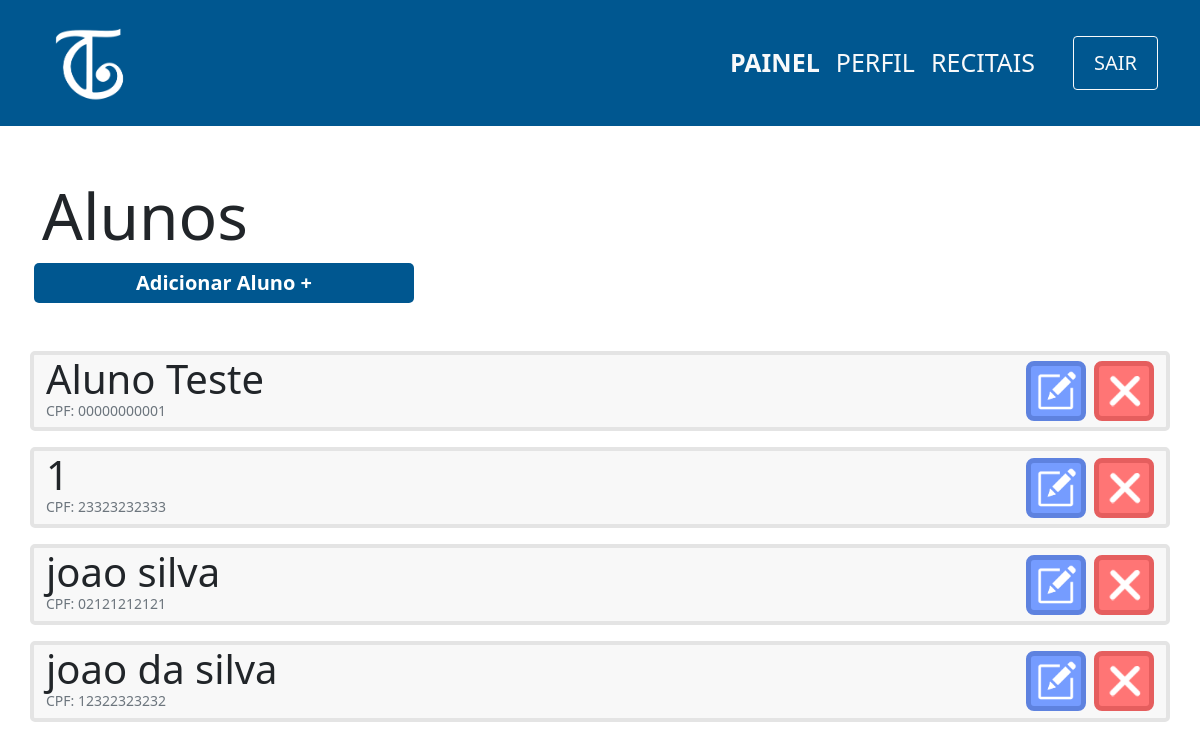
Page /view/aluno/index.php (signed in) on the earlier database version.
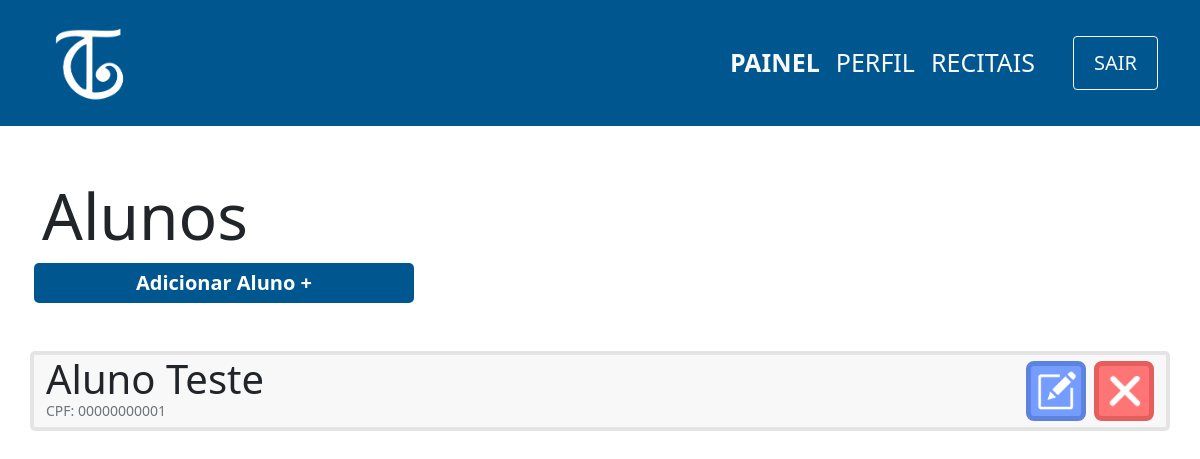
Same page on the later database version.
### tables this page shows
CREATE TABLE aluno(
                id INTEGER PRIMARY KEY,
                cpf varchar(11) not null,
                nome varchar(100) not null,
                username varchar(100) UNIQUE not null,
                responsavel varchar(100),
                data_nasc date not null,
                senha varchar(100) not null,
                email varchar(100) UNIQUE not null                    
            );

### controller/aluno/index.php (called while the page is built)
<?php
    require '../../db/connection.php';
    try {
        $sql=$db->prepare('SELECT nome,id,cpf FROM aluno');
        $sql->execute();
        $alunos=$sql->fetchAll(PDO::FETCH_ASSOC);
    } catch (PDOException $e) {
        echo 'Erro ao executar comando no banco de dados: ' . $e->getMessage();
        exit();
    }

### view/aluno/index.php (the view, shortened to what this page needs)
<?php
    include '../../layouts/navbar.php';
    include '../../controller/aluno/index.php';
?>
<div class="container">
    <div class="row mt-5">
        <h1 class="mt-1 display-3">Alunos</h1>
        <span class="btn-principal col-md-4 col-sm-12 mx-1 text-center mb-5" onclick="location.href='cadastro.php'">
            <a href="cadastro.php">Adicionar Aluno +</a>
        </span>
        <?php
            foreach($alunos as $aluno){
                echo'
                    <div class="col-12 card d-flex flex-row mb-3 justify-content-between">
                        <div class="d-flex flex-column">
                            <p class="m-0 display-6">'.$aluno['nome'].'
                            </p>
                            <p class="m-0 text-muted display-3 mb-2" style="font-size:14px">CPF:
                                '.$aluno['cpf'].'
                            </p>
                        </div>
                        <div class="d-flex align-items-center">
                            <button onclick="location.href=\'edit.php?id='.$aluno['id'].'\';" class="btn-editar mx-2">
                                <img src="../../images/edit-icon.png" width=40px>
                            </button>
                            <button onclick="location.href=\'../../controller/aluno/delete.php?id='.$aluno['id'].'\';" class="btn-remover">
                                <img src="../../images/delete-icon.png" width=40px>
                            </button>
                        </div>
                    </div>';
            }
        ?>
    </div>
</div>

### layouts/header.php (shortened to what this page needs)
<?php
    echo'   <!doctype html>
    <html lang="pt-br">
      <head>
        <meta charset="utf-8">
        <meta name="viewport" content="width=device-width, initial-scale=1">
        <link href="https://cdn.jsdelivr.net/npm/bootstrap@5.1.3/dist/css/bootstrap.min.css" rel="stylesheet">
        <script src="https://cdn.jsdelivr.net/npm/bootstrap@5.1.3/dist/js/bootstrap.bundle.min.js"></script>
        <link href="http://fonts.googleapis.com/css?family=Roboto" rel="stylesheet" type="text/css">
        <link href="../../css/style.css" rel="stylesheet" type="text/css">
        <title>Toque Cultural</title>
    </head>
    <style>
        .azul-cultural{
            background-color: #005790;
        }
        .nav-link{
            font-size: 25px;
            font-weight: 300;
        }
        .nav-link:hover{
            text-decoration: underline;
            background-color: #004a7c;
        }
        .active{
            font-weight: 600 !important;
        }
    </style>
    <body>';
?>

### layouts/navbar.php (shortened to what this page needs)
<?php
    include 'header.php';
    echo('
    <nav class="navbar navbar-expand-lg navbar-light azul-cultural">
        <div class="container d-flex flex-md-row flex-sm-column">
            <a class="navbar-brand" href="#"><img src="../../images/logo-2-branco.png" width="100px"></a>
            <div class="justify-content-md-right justify-content-sm-center">
                <button class="navbar-toggler text-white" type="btn-secundario" data-bs-toggle="collapse" data-bs-target="#navbarSupportedContent" aria-controls="navbarSupportedContent" aria-expanded="false" aria-label="Toggle navigation">
                    <span class="navbar-toggler-icon"></span>
                </button>
                <div class="collapse navbar-collapse align-right" id="navbarSupportedContent">
                    <ul class="navbar-nav mr-auto mt-2 mt-lg-0">');
                    if($_SESSION['Acesso']=='adm'){
                        echo('
                        <li class="nav-item">
                            <a class="nav-link text-light" href="../adm/painel.php" id="nav-painel">PAINEL</a>
                        </li>
                        ');
                    }
                    echo('
                        <li class="nav-item">
                            <a class="nav-link text-light" href="../../rotas/perfil.php" id="nav-perfil">PERFIL</a>
                        </li>
                        <li class="nav-item" style="margin-right: 30px;">
                            <a class="nav-link text-light" href="#" id="nav-recitais">RECITAIS</a>
                        </li>
                        <form action="../../controller/login/logout.php" method="POST">
                            <input type="submit" class="btn btn-outline-light mt-auto " style="font-size: 20px; height: 100%; padding: 0px 20px;" value="SAIR">
                        </form>
                    </ul>
                </div>
            </div>
        </div>
      </nav>
      ');
?>

### css/style.css (style rules this page uses)
a { text-decoration: none; color:white; }
.btn-principal { background-color: #005790; color:white; padding: 5px 25px; font-weight: 600; font-size:20px; border:none; border-radius:5px; cursor: pointer; text-decoration: none; }
.card { background-color:#F8F8F8; border: 4px solid #E4E4E4; border-radius: 5px; }
.btn-editar { background-color:#759CFF; border: 5px solid #5E82DF; color:white; border-radius:8px; width:60px; height:60px; cursor: pointer; }
.btn-remover { background-color:#FF7575; border: 5px solid #E55E5E; color:white; border-radius:8px; width:60px; height:60px; cursor: pointer; }

### layouts/header.php (style rules this page uses)
.azul-cultural { background-color: #005790; }
.nav-link { font-size: 25px; font-weight: 300; }
.active { font-weight: 600 !important; }

Differences in the rows shown:
removed aluno: nome "1", cpf "23323232333"
removed aluno: nome "joao silva", cpf "02121212121"
removed aluno: nome "joao da silva", cpf "12322323232"
